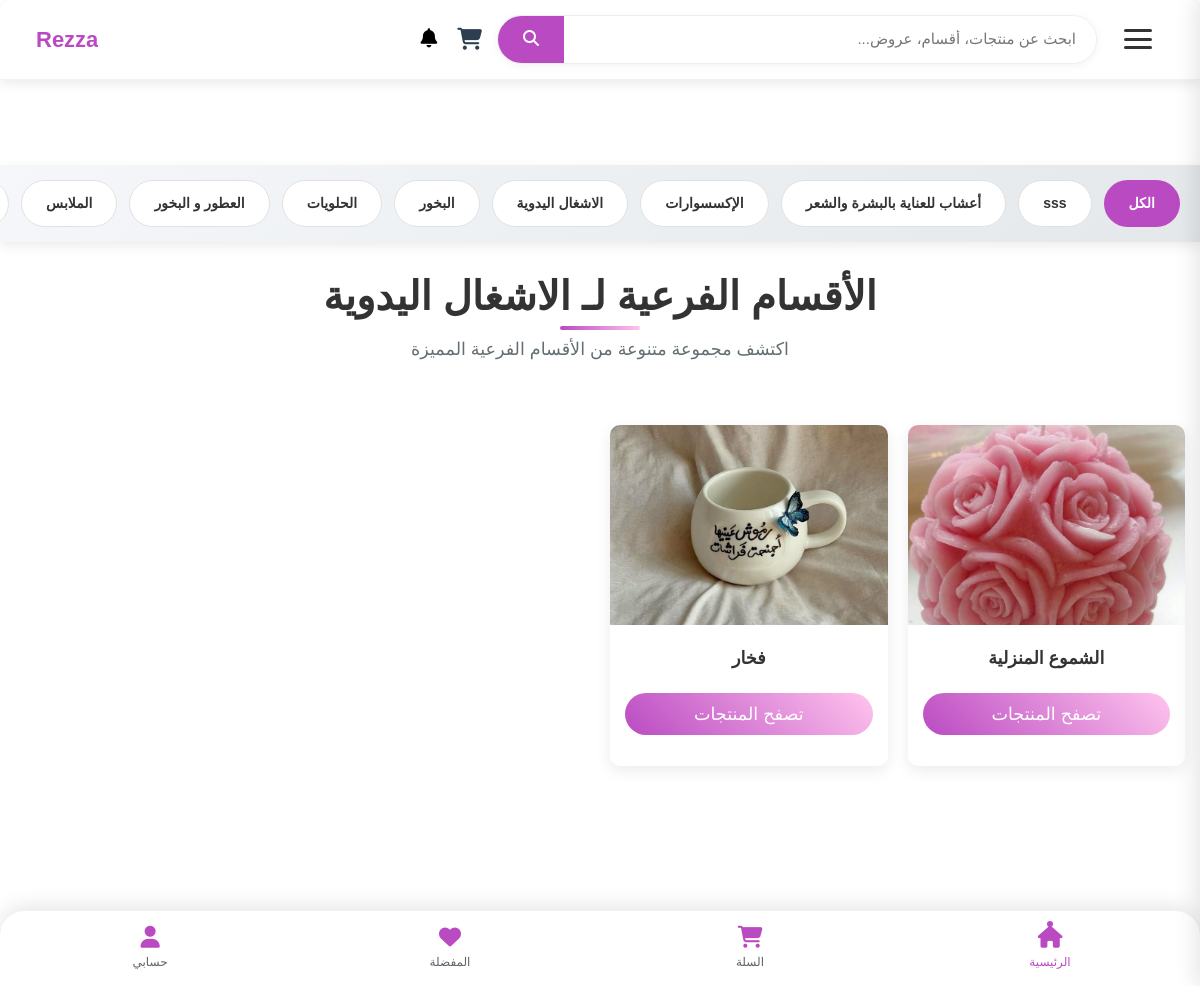
/subcategories/34, run on the app's committed database.
### tables this page shows
CREATE TABLE category (
    id INTEGER PRIMARY KEY AUTOINCREMENT,
    name TEXT  NULL,
    parent_id INTEGER,
    image TEXT, is_active INTEGER DEFAULT 0, view_count INTEGER DEFAULT 0,
    FOREIGN KEY (parent_id) REFERENCES categories (id) ON DELETE SET NULL
);

### product_routes.py (the view)
@product_bp.route('/subcategories/<int:category_id>')
def show_subcategories(category_id):
    conn = get_db_connection()
    main_category = conn.execute("""
        SELECT id, name, image
        FROM category
        WHERE id = ? AND is_active = 1
    """, (category_id,)).fetchone()
    if not main_category:
        flash("القسم الرئيسي غير موجود!", "danger")
        return redirect(url_for('product.index'))
    main_category = dict(main_category)  # تحويل إلى dictionary
    conn.execute('UPDATE category SET view_count = view_count + 1 WHERE id = ?', (category_id,))
    conn.commit()
    subcategories = conn.execute("""
        SELECT id, name, image
        FROM category
        WHERE parent_id = ? AND is_active = 1
        ORDER BY name
    """, (category_id,)).fetchall()
    subcategories = [dict(sub) for sub in subcategories]
    products_in_main_category = conn.execute('''
        SELECT p.*, pr.profit_price, pr.original_price
        FROM product p
        LEFT JOIN prices pr ON p.price_id = pr.id
        WHERE p.category_id = ?
        ORDER BY p.id DESC
    ''', (category_id,)).fetchall()
    main_categories_for_navbar = get_main_categories_for_navbar()
    conn.close()
    return render_template('subcategories.html',
                         main_category=main_category,
                         subcategories=subcategories,
                         products=products_in_main_category,
                         main_categories=main_categories_for_navbar)

### app.py (called while the page is built, shortened)
def get_db_connection():
    conn = sqlite3.connect('database/Eshop.db') # أو sqlite3.connect(app.config['DATABASE'])
    conn.row_factory = sqlite3.Row
    return conn

@app.context_processor
def inject_categories():
    conn = get_db_connection()
    cursor = conn.cursor()
    try:
        cursor.execute("""
            SELECT id, name, parent_id, image
            FROM category
            WHERE parent_id IS NULL
            ORDER BY name
        """)
        main_categories = cursor.fetchall()
        cursor.execute("SELECT id, name, parent_id, image FROM category ORDER BY name")
        all_categories = cursor.fetchall()
        return {
            'main_categories': main_categories,
            'all_categories': all_categories
        }
    finally:
        conn.close()

@app.context_processor
def inject_sellers():
    conn = get_db_connection()
    sellers = conn.execute('SELECT id, store_name FROM sellers').fetchall()
    conn.close()
    return dict(sellers=sellers)

@app.context_processor
def inject_user_data_and_cart_count():
    user_id = request.cookies.get('user_auth') # كوكي يدل على أن المستخدم مسجل دخول
    current_user_name = None
    total_items_in_cart = 0
    return dict(
        user_name=current_user_name, # اسم المستخدم (أو None)
        logged_in=bool(user_id), # True إذا كان user_id موجوداً (أي مسجل دخول)
        total_items_count=total_items_in_cart # العدد الكلي للمنتجات في السلة
    )

@app.context_processor
def inject_notifications():
    notifications_data = {'unread_notifications_count': 0}
    if not has_request_context():
        return notifications_data
    try:
        user_id = request.cookies.get('user_auth')
    except Exception as e:
        app.logger.error(f"Error in notification processor: {e}")
    return notifications_data

### product_routes.py (called while the page is built)
def get_db_connection():
    conn = sqlite3.connect('database/Eshop.db')
    conn.row_factory = sqlite3.Row
    return conn

### templates/subcategories.html
{% include 'header.html' %}
<link rel="stylesheet" href="{{ url_for('static', filename='css/style.css') }}">
<div class="sc-container">
    <div class="sc-page-header">
        <h1 class="sc-page-title">الأقسام الفرعية لـ {{ main_category['name'] }}</h1>
        <p class="sc-page-subtitle">اكتشف مجموعة متنوعة من الأقسام الفرعية المميزة</p>
    </div>
    {% if subcategories %}
        <div class="sc-grid">
            {% for subcategory in subcategories %}
                <div class="sc-category-card">
                    <a href="{{ url_for('product.show_products_by_category', category_id=subcategory['id']) }}" class="">
                        <div class="sc-image-container">
                            {% if subcategory['image'] %}
                            <img src="{{ url_for('static', filename='uploads/category_img/' + subcategory['image'].split('/')[-1]) }}"
                                 alt="{{ subcategory['name'] }}" class="sc-category-image">
                            {% else %}
                            <div class="sc-default-image">
                                <i class="fas fa-folder-open"></i>
                            </div>
                            {% endif %}
                        </div>
                        <div class="sc-category-content">
                            <h3 class="sc-category-name">{{ subcategory['name'] }}</h3>
                            <p class="btn-name-cate">تصفح المنتجات</p>
                        </div>
                    </a>
                </div>
            {% endfor %}
        </div>
    {% else %}
        <div class="sc-no-categories">
            <p>لا توجد أقسام فرعية متاحة حالياً</p>
            <a href="{{ url_for('product.index') }}" class="sc-home-link">العودة للصفحة الرئيسية</a>
        </div>
    {% endif %}
</div>
{% include 'footer.html' %}

### templates/header.html (shortened to what this page needs)
<!DOCTYPE html>
<html lang="ar" dir="rtl">
<head>
    <link rel="stylesheet" href="{{ url_for('static', filename='style/css/nice-select.css') }}">
    <link rel="stylesheet" href="{{ url_for('static', filename='style/css/jquery-ui.min.css') }}">
    <link rel="stylesheet" href="{{ url_for('static', filename='style/css/owl.carousel.min.css') }}">
    <link rel="stylesheet" href="{{ url_for('static', filename='style/css/slicknav.min.css') }}">
    <link href="https://cdn.jsdelivr.net/npm/bootstrap@5.3.0/dist/css/bootstrap.min.css" rel="stylesheet">
    <link rel="stylesheet" href="https://cdnjs.cloudflare.com/ajax/libs/font-awesome/4.7.0/css/font-awesome.min.css">
    <link rel="stylesheet" href="{{ url_for('static', filename='style/css/index.css')}}">
    <link rel="stylesheet" href="{{ url_for('static', filename='style/css/header.css')}}">
    <link rel="stylesheet" href="{{ url_for('static', filename='style/css/shop_u.css')}}">
    <link rel="stylesheet" href="{{ url_for('static', filename='style/css/user.css')}}">
</head>
<body>
    <header class="premium-header">
        <button class="menu-toggle" id="menuToggle" aria-label="فتح القائمة">
            <div class="hamburger">
                <span class="bar"></span>
                <span class="bar"></span>
                <span class="bar"></span>
            </div>
        </button>
<div class="search-bar">
    <form class="search-form" action="{{ url_for('search_bp.search_products') }}" method="GET">
        <input type="text" class="search-input" placeholder="ابحث عن منتجات، أقسام، عروض..." name="q"
            id="search-input" autocomplete="off">
        <button type="submit" class="search-button">
            <i class="fas fa-search"></i>
        </button>
    </form>
</div>
        <div class="nav-tools">
            <a href="{{ url_for('cart.view_cart') }}" class="nav-icon">
                <i class="fas fa-shopping-cart"></i>
            </a>
        </div>
<a class="nav-link position-relative {% if unread_notifications_count > 0 %}has-notifications{% endif %}"
    href="{{ url_for('order.user_notifications') }}" id="navbarNotifications">
    <i class="fas fa-bell"></i>
</a>
        <a href="{{ url_for('product.index') }}" class="brand">
            <span class="brand-name">Rezza</span>
            </a>
    </header>
    <main class="main-content">
        </main>
{% if main_categories %}
{% if main_categories %}
<div class="category-scroll-navbar">
    <div class="category-links-container">
        <a href=""
        class="category-link">الكل</a>
        {% for category in main_categories %}
            {% set has_subcategories = category.subcategories|length > 0 if category.subcategories is defined else false %}
            {% if has_subcategories %}
                <a href="{{ url_for('product.show_subcategories', category_id=category.id) }}"
                   class="category-link has-subcategories">
                    {{ category.name }}
                </a>
            {% else %}
                <a href="{{ url_for('product.show_products_by_category', category_id=category.id) }}"
                   class="category-link">
                    {{ category.name }}
                </a>
            {% endif %}
        {% endfor %}
    </div>
</div>
{% endif %}
{% endif %}

### static/style/css/index.css (style rules this page uses)
:root { --primary-color: #ba4ac2; --secondary-color: #ffc4ed; --accent-color: #ba4ac2; --dark-color: #333; --light-color: #f8f9fa; --text-color: #333; --shadow: 0 4px 12px rgba(0,0,0,0.1); --transition: all 0.3s ease; --footer-bg: #ffffff; --footer-text: #5f6368; --active-color: var(--primary-color); --footer-shadow: 0 -4px 20px rgba(0,0,0,0.1); --success-color: #4cc9f0; --border-radius: 12px; --box-shadow: 0 10px 30px rgba(0, 0, 0, 0.1); }
* { margin: 0; padding: 0; box-sizing: border-box; font-family: 'Tajawal', sans-serif; }
body { background-color: #ffffff; color: var(--text-color); padding-bottom: 90px; }
a { text-decoration: none; color: inherit; transition: var(--transition); }
.main-content { padding: 15px; max-width: 1200px; margin: 0 auto; padding-bottom: 70px; }

### static/style/css/header.css (style rules this page uses)
:root { --primary: #ba4ac2; --primary-light: #c794ca; --secondary: #ff7f50; --dark: #2c3e50; --light: #f8f9fa; --text: #333; --text-light: #777; --shadow: 0 4px 12px rgba(0,0,0,0.08); --transition: all 0.3s cubic-bezier(0.25, 0.8, 0.25, 1); --background-light: #f8f9fa; --card-background: #fff; --unread-bg: #e9f5ff; --text-color: #212529; --promotion-color: #ffc107; --new-product-color: #17a2b8; --cancellation-color: #dc3545; }
* { margin: 0; padding: 0; box-sizing: border-box; font-family: 'Tajawal', sans-serif; }
body { background-color: #ffffff; color: var(--text); padding-top: 80px; }
a { text-decoration: none; color: inherit; transition: var(--transition); }
.nav-link { color: #000000; font-size: 1.2rem; transition: color 0.3s ease; }
.fa-bell { transition: transform 0.3s ease; }
.premium-header { position: fixed; top: 0; left: 0; right: 0; background: white; box-shadow: var(--shadow); z-index: 1000; display: flex; align-items: center; padding: 15px 5%; border-bottom: 1px solid rgba(0,0,0,0.05); }
.brand { display: flex; align-items: center; margin-right: auto; text-decoration: none; }
.brand-name { font-size: 22px; font-weight: 800; background: var(--primary); -webkit-background-clip: text; -webkit-text-fill-color: transparent; }
.search-bar { flex: 1; max-width: 600px; margin: 0 30px; position: relative; }
.search-form { display: flex; background: white; border-radius: 30px; overflow: hidden; box-shadow: 0 2px 10px rgba(0,0,0,0.05); border: 1px solid #eee; transition: var(--transition); }
.search-input { flex: 1; border: none; padding: 12px 20px; font-size: 15px; color: var(--text); }
.search-button { background: var(--primary); color: white; border: none; padding: 0 25px; cursor: pointer; transition: var(--transition); }
.nav-tools { display: flex; align-items: center; gap: 20px; }
.nav-icon { position: relative; color: var(--dark); transition: var(--transition); font-size: 22px; margin-left: 20px; }
@media (max-width: 1200px) { .premium-header { padding: 15px 3%; } }
@media (max-width: 1200px) { .search-bar { margin: 0 15px; } }
.menu-toggle { background: transparent; border: none; padding: 12px; cursor: pointer; z-index: 1000; transition: all 0.4s ease; outline: none; }
.hamburger { display: flex; flex-direction: column; justify-content: space-between; width: 28px; height: 20px; position: relative; transition: all 0.4s ease; }
.bar { height: 3px; width: 100%; background: #333; border-radius: 3px; transition: all 0.4s cubic-bezier(0.175, 0.885, 0.32, 1.275); transform-origin: center; }

### static/style/css/user.css (style rules this page uses)
a { text-decoration: none; color: inherit; transition: var(--transition); }
header { background-color: var(--primary-color); color: white; padding: 20px 25px; text-align: center; border-top-left-radius: var(--border-radius); border-top-right-radius: var(--border-radius); box-shadow: 0 2px 8px rgba(0, 0, 0, 0.1); }
main { padding: 25px; flex-grow: 1; }
h1, h2, h3, h4 { color: var(--primary-color); margin-bottom: 20px; }
h3 { font-size: 1.5rem; }

### data on the page
category: name "sss"
category: name "أعشاب للعناية بالبشرة والشعر"
category: name "الإكسسوارات"
category: name "الاشغال اليدوية"
category: name "البخور"
category: name "الحلويات"
category: name "العطور و البخور"
category: name "الملابس"
category: image (picture), name "الشموع المنزلية"
category: image (picture), name "فخار"
